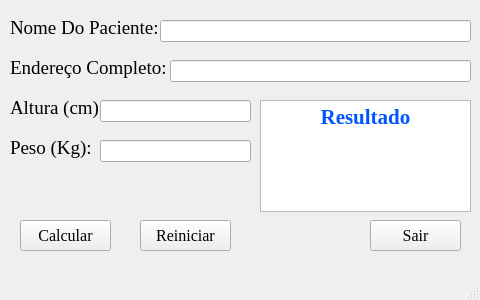
<?xml version="1.0" encoding="UTF-8"?>
<ui version="4.0">
 <class>MainWindow</class>
 <widget class="QMainWindow" name="MainWindow">
  <property name="enabled">
   <bool>true</bool>
  </property>
  <property name="geometry">
   <rect>
    <x>0</x>
    <y>0</y>
    <width>480</width>
    <height>300</height>
   </rect>
  </property>
  <property name="sizePolicy">
   <sizepolicy hsizetype="Expanding" vsizetype="Expanding">
    <horstretch>0</horstretch>
    <verstretch>0</verstretch>
   </sizepolicy>
  </property>
  <property name="windowTitle">
   <string>Cálculo do IMC - Índice de Massa Corporal</string>
  </property>
  <widget class="QWidget" name="centralwidget">
   <widget class="QLabel" name="label">
    <property name="geometry">
     <rect>
      <x>10</x>
      <y>10</y>
      <width>172</width>
      <height>35</height>
     </rect>
    </property>
    <property name="sizePolicy">
     <sizepolicy hsizetype="Expanding" vsizetype="Expanding">
      <horstretch>0</horstretch>
      <verstretch>0</verstretch>
     </sizepolicy>
    </property>
    <property name="font">
     <font>
      <family>Times New Roman</family>
      <pointsize>14</pointsize>
      <bold>false</bold>
     </font>
    </property>
    <property name="text">
     <string>Nome Do Paciente:</string>
    </property>
   </widget>
   <widget class="QLabel" name="label_2">
    <property name="geometry">
     <rect>
      <x>10</x>
      <y>50</y>
      <width>172</width>
      <height>35</height>
     </rect>
    </property>
    <property name="sizePolicy">
     <sizepolicy hsizetype="Expanding" vsizetype="Expanding">
      <horstretch>0</horstretch>
      <verstretch>0</verstretch>
     </sizepolicy>
    </property>
    <property name="font">
     <font>
      <family>Times New Roman</family>
      <pointsize>14</pointsize>
      <bold>false</bold>
     </font>
    </property>
    <property name="text">
     <string>Endereço Completo:</string>
    </property>
   </widget>
   <widget class="QLabel" name="label_3">
    <property name="geometry">
     <rect>
      <x>10</x>
      <y>90</y>
      <width>110</width>
      <height>35</height>
     </rect>
    </property>
    <property name="sizePolicy">
     <sizepolicy hsizetype="Expanding" vsizetype="Expanding">
      <horstretch>0</horstretch>
      <verstretch>0</verstretch>
     </sizepolicy>
    </property>
    <property name="font">
     <font>
      <family>Times New Roman</family>
      <pointsize>14</pointsize>
      <bold>false</bold>
     </font>
    </property>
    <property name="text">
     <string>Altura (cm):</string>
    </property>
   </widget>
   <widget class="QLabel" name="label_4">
    <property name="geometry">
     <rect>
      <x>10</x>
      <y>130</y>
      <width>110</width>
      <height>35</height>
     </rect>
    </property>
    <property name="sizePolicy">
     <sizepolicy hsizetype="Expanding" vsizetype="Expanding">
      <horstretch>0</horstretch>
      <verstretch>0</verstretch>
     </sizepolicy>
    </property>
    <property name="font">
     <font>
      <family>Times New Roman</family>
      <pointsize>14</pointsize>
      <bold>false</bold>
     </font>
    </property>
    <property name="text">
     <string>Peso (Kg):</string>
    </property>
   </widget>
   <widget class="QTextEdit" name="resultado_label">
    <property name="geometry">
     <rect>
      <x>260</x>
      <y>100</y>
      <width>211</width>
      <height>112</height>
     </rect>
    </property>
    <property name="font">
     <font>
      <family>Times New Roman</family>
      <pointsize>16</pointsize>
      <bold>true</bold>
     </font>
    </property>
    <property name="layoutDirection">
     <enum>Qt::LayoutDirection::LeftToRight</enum>
    </property>
    <property name="readOnly">
     <bool>true</bool>
    </property>
    <property name="html">
     <string>&lt;!DOCTYPE HTML PUBLIC &quot;-//W3C//DTD HTML 4.0//EN&quot; &quot;http://www.w3.org/TR/REC-html40/strict.dtd&quot;&gt;
&lt;html&gt;&lt;head&gt;&lt;meta name=&quot;qrichtext&quot; content=&quot;1&quot; /&gt;&lt;meta charset=&quot;utf-8&quot; /&gt;&lt;style type=&quot;text/css&quot;&gt;
p, li { white-space: pre-wrap; }
hr { height: 1px; border-width: 0; }
li.unchecked::marker { content: &quot;\2610&quot;; }
li.checked::marker { content: &quot;\2612&quot;; }
&lt;/style&gt;&lt;/head&gt;&lt;body style=&quot; font-family:'Times New Roman'; font-size:16pt; font-weight:700; font-style:normal;&quot;&gt;
&lt;p align=&quot;center&quot; style=&quot; margin-top:12px; margin-bottom:12px; margin-left:0px; margin-right:0px; -qt-block-indent:0; text-indent:0px;&quot;&gt;&lt;span style=&quot; color:#0055ff;&quot;&gt;Resultado&lt;/span&gt;&lt;/p&gt;&lt;/body&gt;&lt;/html&gt;</string>
    </property>
    <property name="placeholderText">
     <string/>
    </property>
   </widget>
   <widget class="QLineEdit" name="nome_input">
    <property name="geometry">
     <rect>
      <x>160</x>
      <y>20</y>
      <width>311</width>
      <height>22</height>
     </rect>
    </property>
    <property name="sizePolicy">
     <sizepolicy hsizetype="Expanding" vsizetype="Expanding">
      <horstretch>0</horstretch>
      <verstretch>0</verstretch>
     </sizepolicy>
    </property>
   </widget>
   <widget class="QLineEdit" name="endereco_input">
    <property name="geometry">
     <rect>
      <x>170</x>
      <y>60</y>
      <width>301</width>
      <height>22</height>
     </rect>
    </property>
    <property name="sizePolicy">
     <sizepolicy hsizetype="Expanding" vsizetype="Expanding">
      <horstretch>0</horstretch>
      <verstretch>0</verstretch>
     </sizepolicy>
    </property>
   </widget>
   <widget class="QLineEdit" name="altura_input">
    <property name="geometry">
     <rect>
      <x>100</x>
      <y>100</y>
      <width>151</width>
      <height>22</height>
     </rect>
    </property>
    <property name="sizePolicy">
     <sizepolicy hsizetype="Expanding" vsizetype="Expanding">
      <horstretch>0</horstretch>
      <verstretch>0</verstretch>
     </sizepolicy>
    </property>
   </widget>
   <widget class="QLineEdit" name="peso_input">
    <property name="geometry">
     <rect>
      <x>100</x>
      <y>140</y>
      <width>151</width>
      <height>22</height>
     </rect>
    </property>
    <property name="sizePolicy">
     <sizepolicy hsizetype="Expanding" vsizetype="Expanding">
      <horstretch>0</horstretch>
      <verstretch>0</verstretch>
     </sizepolicy>
    </property>
   </widget>
   <widget class="QPushButton" name="calcular_button">
    <property name="geometry">
     <rect>
      <x>20</x>
      <y>220</y>
      <width>91</width>
      <height>31</height>
     </rect>
    </property>
    <property name="sizePolicy">
     <sizepolicy hsizetype="Expanding" vsizetype="Expanding">
      <horstretch>0</horstretch>
      <verstretch>0</verstretch>
     </sizepolicy>
    </property>
    <property name="font">
     <font>
      <family>Times New Roman</family>
      <pointsize>12</pointsize>
     </font>
    </property>
    <property name="text">
     <string>Calcular</string>
    </property>
   </widget>
   <widget class="QPushButton" name="reiniciar_button">
    <property name="geometry">
     <rect>
      <x>140</x>
      <y>220</y>
      <width>91</width>
      <height>31</height>
     </rect>
    </property>
    <property name="sizePolicy">
     <sizepolicy hsizetype="Expanding" vsizetype="Expanding">
      <horstretch>0</horstretch>
      <verstretch>0</verstretch>
     </sizepolicy>
    </property>
    <property name="font">
     <font>
      <family>Times New Roman</family>
      <pointsize>12</pointsize>
     </font>
    </property>
    <property name="text">
     <string>Reiniciar</string>
    </property>
   </widget>
   <widget class="QPushButton" name="sair_button">
    <property name="geometry">
     <rect>
      <x>370</x>
      <y>220</y>
      <width>91</width>
      <height>31</height>
     </rect>
    </property>
    <property name="sizePolicy">
     <sizepolicy hsizetype="Expanding" vsizetype="Expanding">
      <horstretch>0</horstretch>
      <verstretch>0</verstretch>
     </sizepolicy>
    </property>
    <property name="font">
     <font>
      <family>Times New Roman</family>
      <pointsize>12</pointsize>
     </font>
    </property>
    <property name="text">
     <string>Sair</string>
    </property>
   </widget>
   <widget class="QWidget" name="gridLayoutWidget">
    <property name="geometry">
     <rect>
      <x>30</x>
      <y>270</y>
      <width>481</width>
      <height>271</height>
     </rect>
    </property>
    <layout class="QGridLayout" name="gridLayout"/>
   </widget>
  </widget>
  <widget class="QMenuBar" name="menubar">
   <property name="geometry">
    <rect>
     <x>0</x>
     <y>0</y>
     <width>480</width>
     <height>22</height>
    </rect>
   </property>
  </widget>
  <widget class="QStatusBar" name="statusbar"/>
 </widget>
 <resources/>
 <connections/>
</ui>
